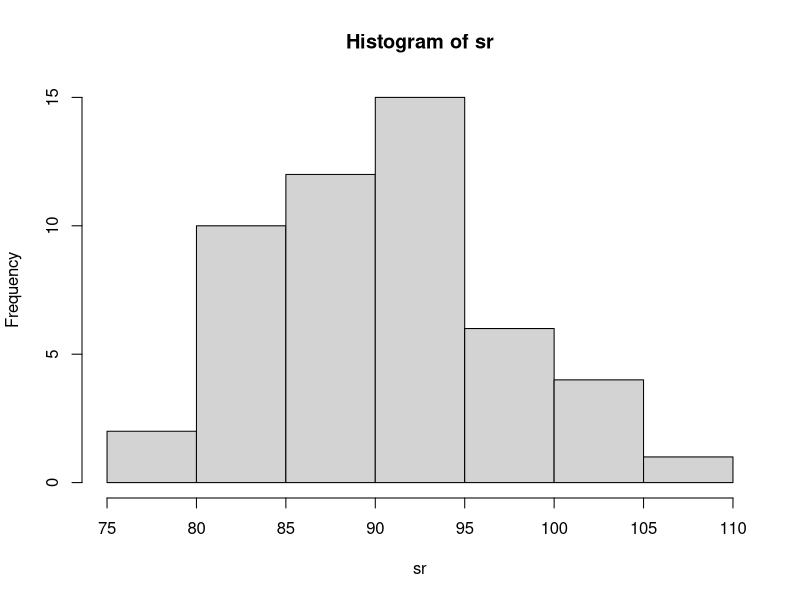
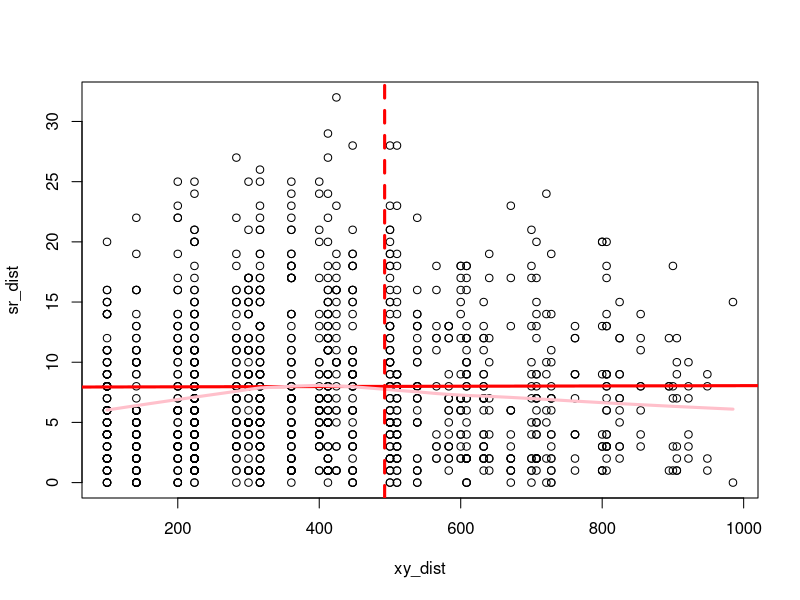
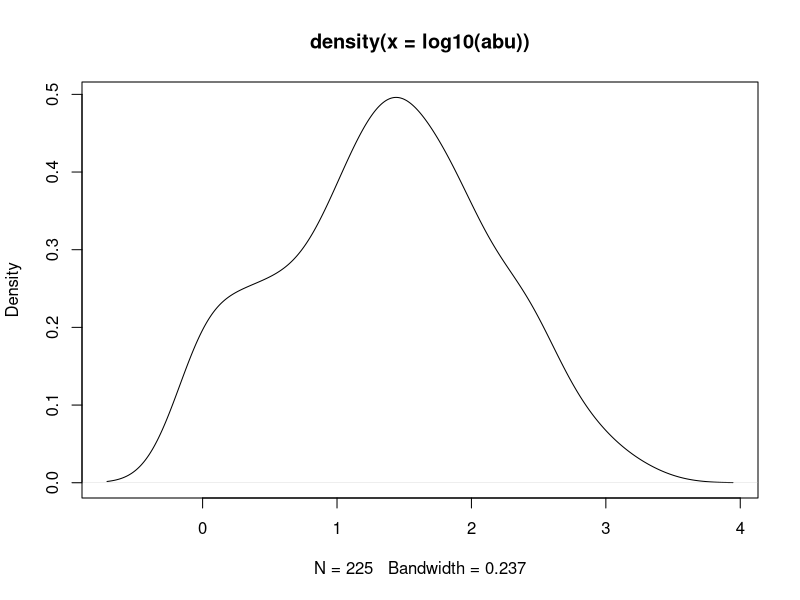
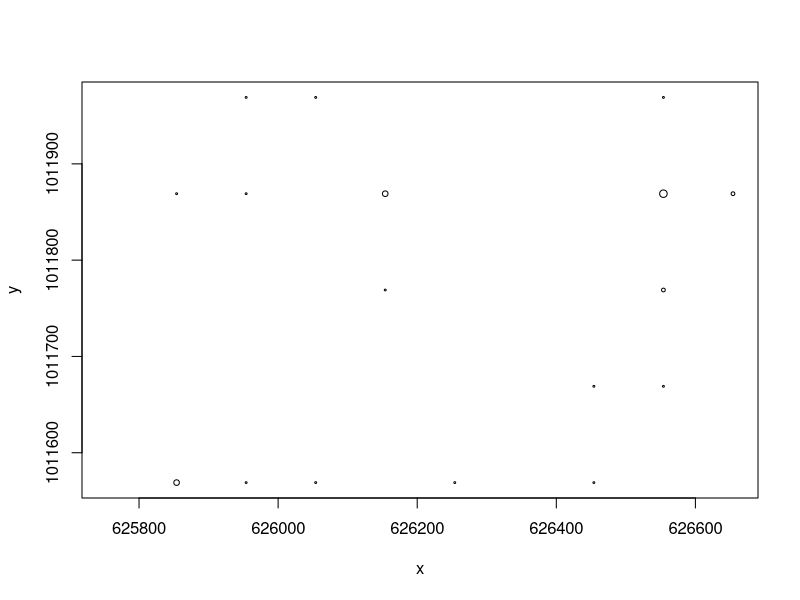
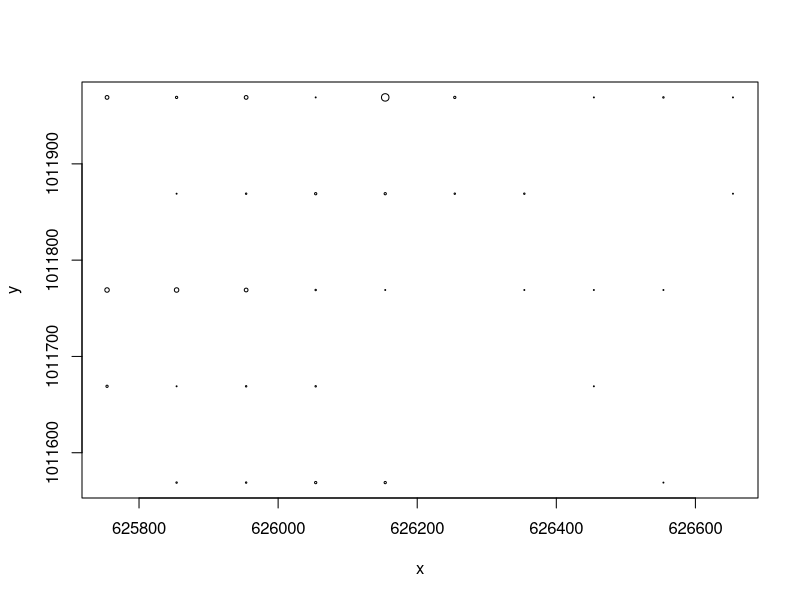
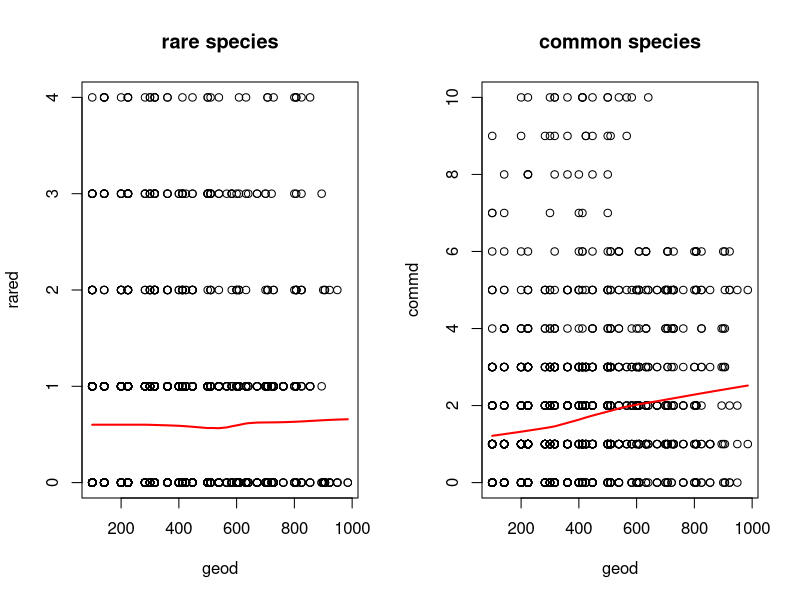

The R script that drew these images, in order: (Note: this script raises an error after producing the figures.)
## ---- chunk 1
library(vegan)
data(BCI)
## UTM Coordinates (in metres)
BCI_xy = data.frame(x = rep(seq(625754, 626654, by=100), each=5), 
                    y = rep(seq(1011569,  1011969, by=100), len=50))
## ---- chunk 2
sr <- rowSums(BCI > 0)
hist(sr)
## ---- chunk 3

sr_dist <- dist(sr)
xy_dist <- dist(BCI_xy)
max_dist <- max(xy_dist) / 2


plot(xy_dist, sr_dist)
abline(lm(sr_dist ~ xy_dist), lwd=3, col='red')
lines(lowess(xy_dist, sr_dist), lwd=3, col='pink')
abline(v = max_dist, col='red', lwd=3, lty=2)
## ---- chunk 4
abu <- colSums(BCI)
quantile(log10(abu))
plot(density(log10(abu)))
## ---- chunk 5
which(abu > 25 & abu < 26)
which(abu > 25 & abu < 27)
## ---- chunk 6
rare_sp <- BCI[ ,65]
comm_sp <- BCI[ ,58]
plot(BCI_xy, cex = rare_sp / max(rare_sp))
plot(BCI_xy, cex = comm_sp / max(comm_sp))
## ---- chunk 7
geod <- dist(BCI_xy)
rared <- dist(rare_sp)
commd <- dist(comm_sp)

## ---- chunk 8
par(mfrow=c(1,2))
plot(geod, rared, main = 'rare species')
lines(lowess(geod, rared), lwd = 2, col= 'red')
plot(geod, commd, main = 'common species')
lines(lowess(geod, commd), lwd = 2, col= 'red')
## ---- chunk 9
rare_corlog = mantel.correlog(rared, BCI_xy)
comm_corlog = mantel.correlog(commd, BCI_xy)
rare_corlog
comm_corlog
## ---- chunk 10
sp_ids = c("Cordia.lasiocalyx", "Hirtella.triandra",
           "Picramnia.latifolia", "Quassia.amara",
           "Tabernaemontana.arborea", "Trattinnickia.aspera", 
           "Xylopia.macrantha")

sp_cord <- "Cordia.lasiocalyx"
sp_hirt <- "Hirtella.triandra"
sp_pic <- "Picramnia.lotifolia"
sp_quas <- "Quassia.amara"
sp_tab <- "Tabernaemontana.arborea"
sp_trat <- "Trattinnickia.aspera"
sp_xyl <- "Xylopia.macrantha"
sp_dry <- "Drypetes.standleyi"
## ---- chunk 11
library(nlme)
names(BCI)

pred_sp <- BCI[ , sp_ids]
mod_abu <- colSums(pred_sp)
resp_sp <- BCI[ , "Drypetes.standleyi"]


sp_a <- BCI$Cordia.lasiocalyx
sp_b <- BCI$Hirtella.triandra
sp_c <- BCI$Picramnia.latifolia
sp_d <- BCI$Quassia.amara
sp_e <- BCI$Tabernaemontana.arborea
sp_f <- BCI$Trattinnickia.aspera
sp_g <- BCI$Xylopia.macrantha
sp_h <- BCI$Drypetes.standleyi
## ---- chunk 12
abu_lm <- gls(resp_sp ~ sp_a , data= BCI_xy)
plot(Variogram(abu_lm, form= ~ x + y))

## ---- chunk 13
abus_lm <- gls(resp_sp ~ sp_a + sp_b + sp_c + sp_d + sp_e + sp_f + sp_g, 
data= BCI_xy)
plot(Variogram(abus_lm, form= ~ x + y))
